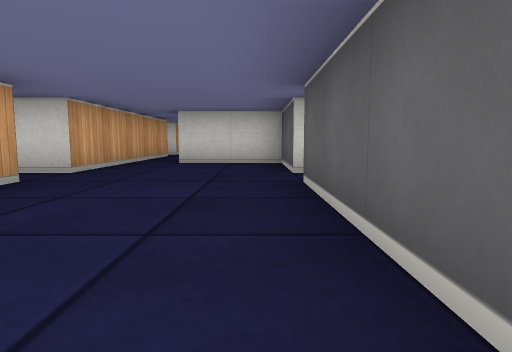
[1] (above)

24 first-person views from a walk through a cub3D level. The camera is about half as high as the walls, tilts 6° down and sees 75° across. The floor is counted in squares. Each view is taken from the middle of a square. On the plan, view 1 faces up. The plan holds only what a view shows up to about 9 squares ahead; the rest is blank.

[2]
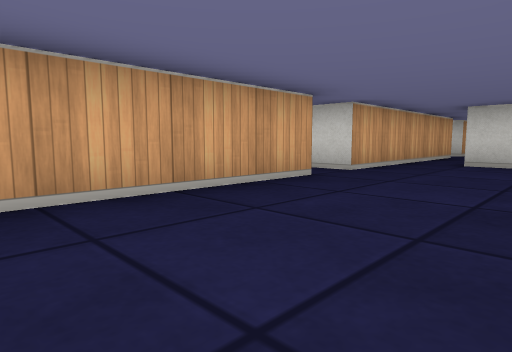

[3]
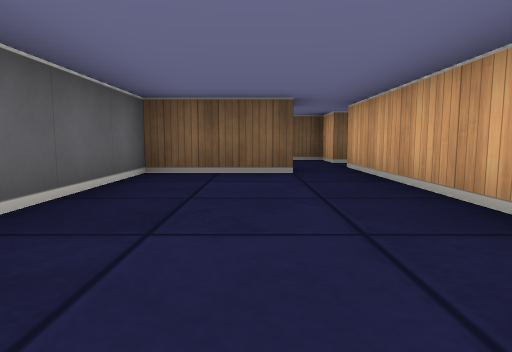

[4]
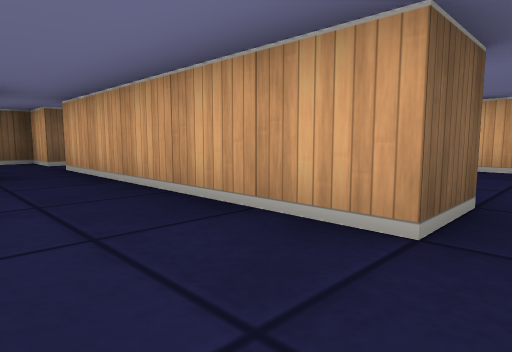

[5]
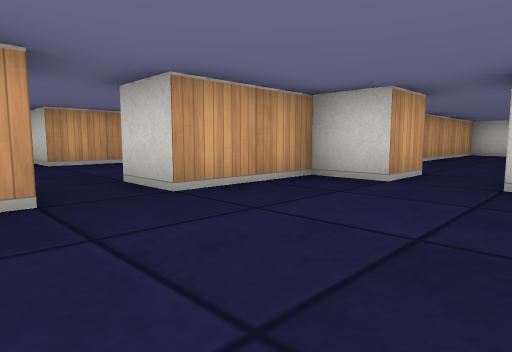

[6]
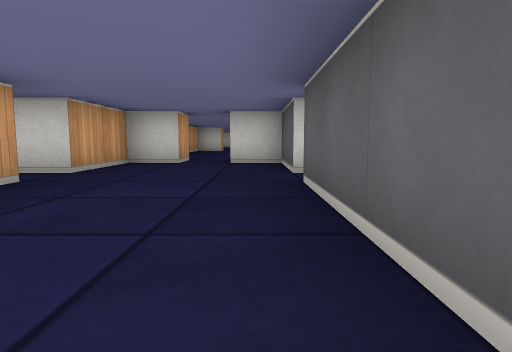

[7]
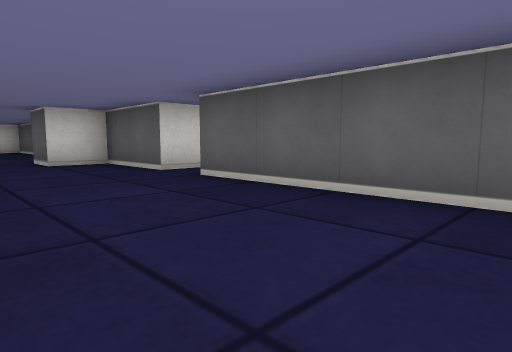

[8]
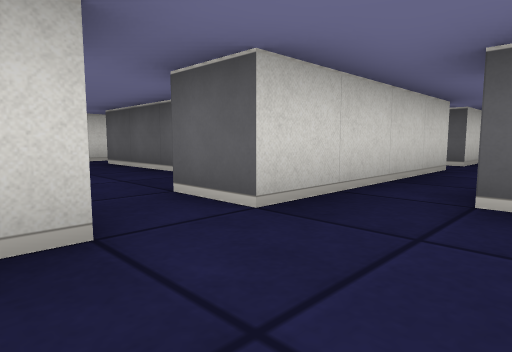

[9]
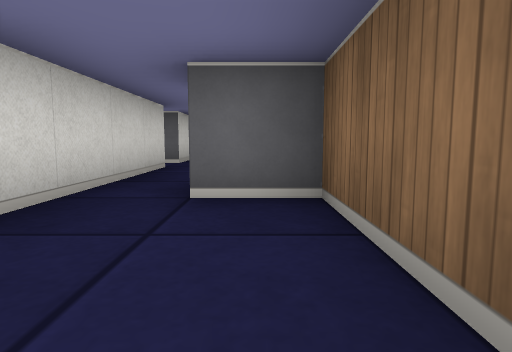

[10]
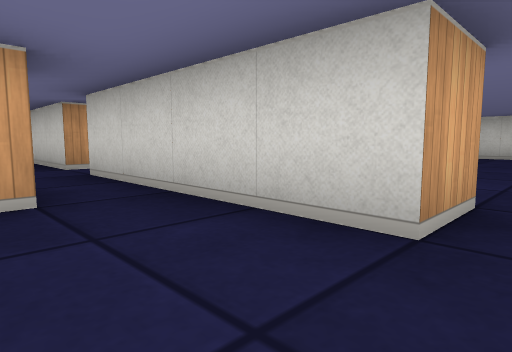

[11]
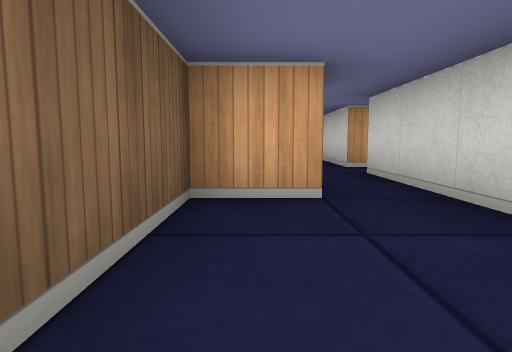

[12]
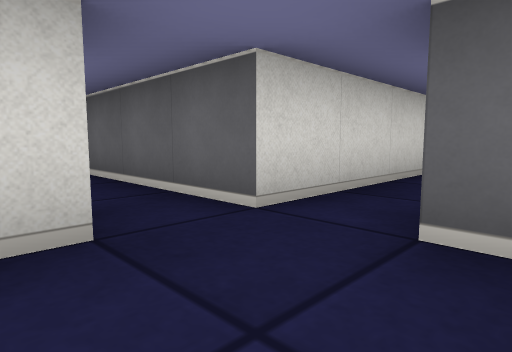

[13]
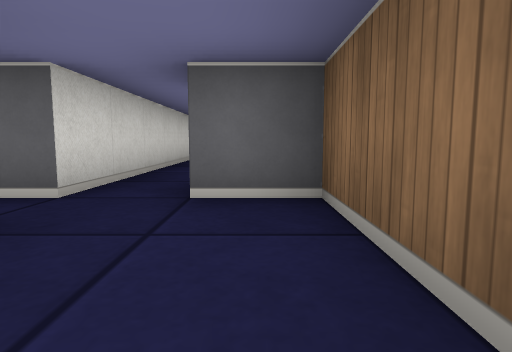

[14]
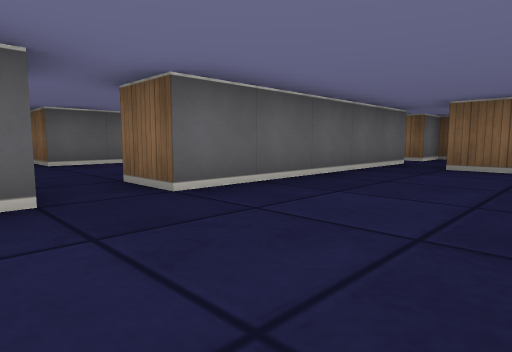

[15]
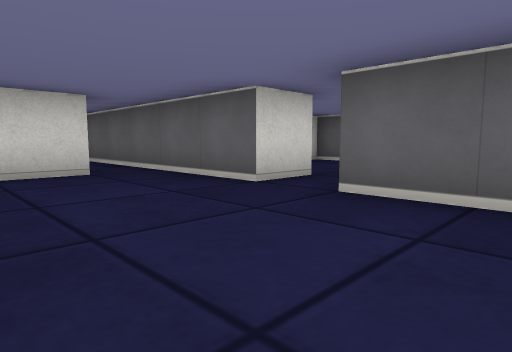

[16]
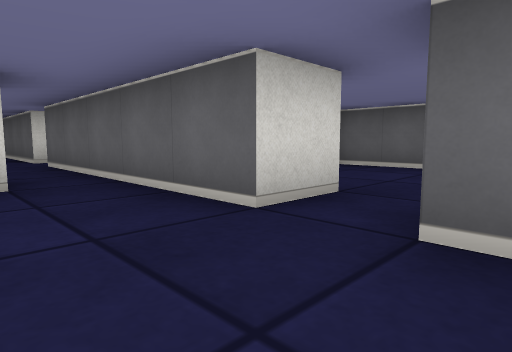

[17]
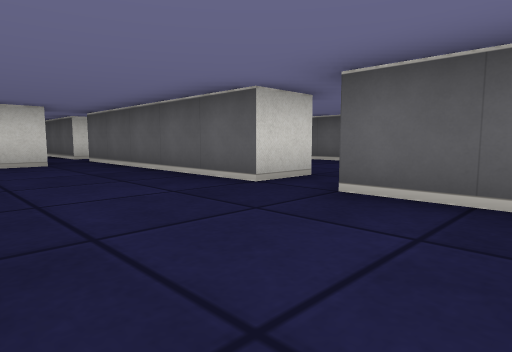

[18]
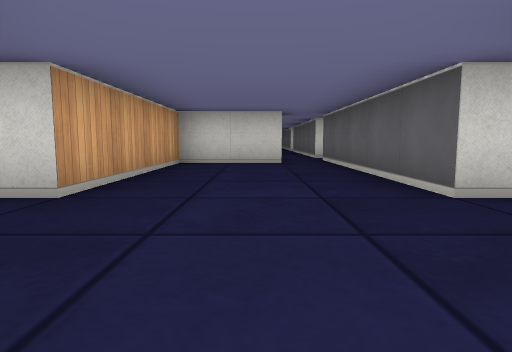

[19]
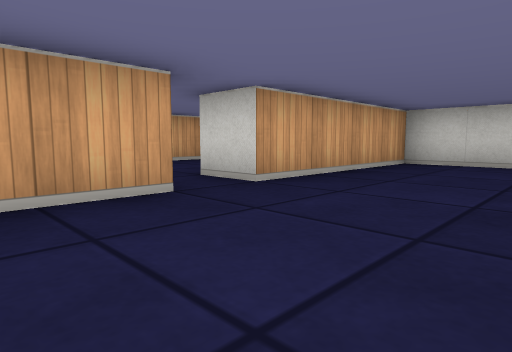

[20]
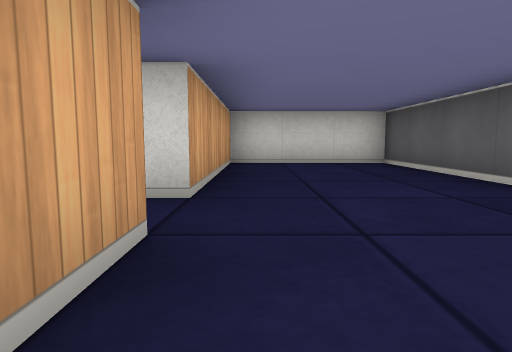

[21]
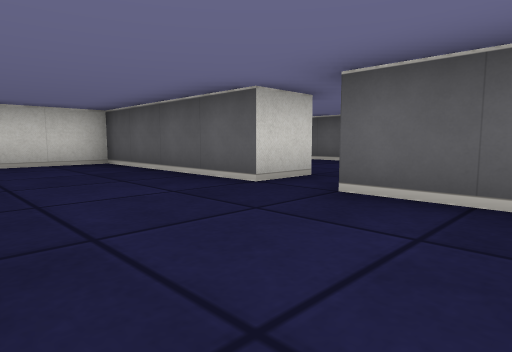

[22]
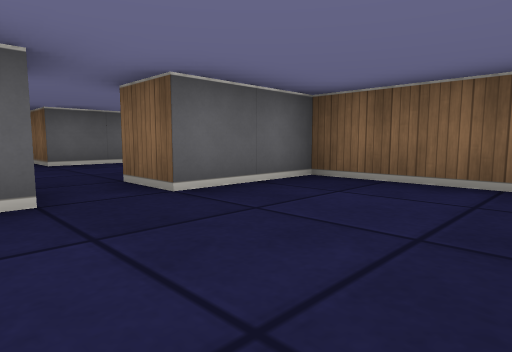

[23]
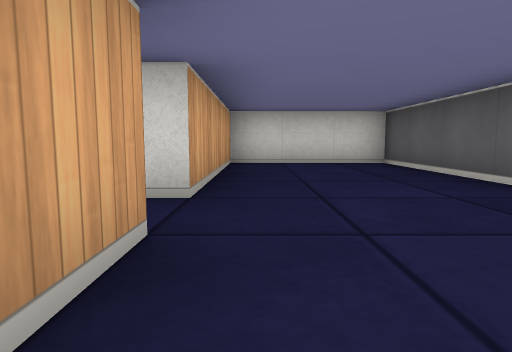

[24]
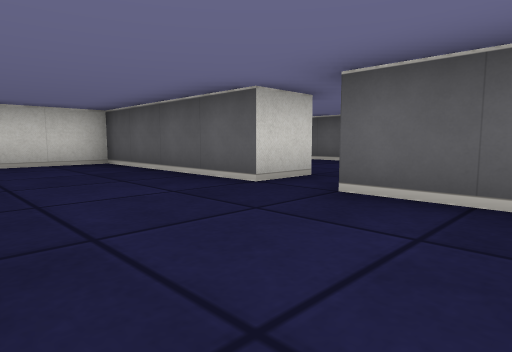

### Floor plan
Ten units are one square. View 1 is at (0, 0); x grows to the right and y downward. Boxes are objects, and circles mark ways between rooms. Rooms are numbered by the first view taken in them; rooms with no view inside come last. Other rooms are left out.
<svg viewBox="-41 -155 216 195">
<path fill="none" stroke="#000" d="M5 -45 5 -65 -15 -65M-36 -35 -25 -35 -25 5M-16 5 5 5 5 -35M-25 -64 -25 -45 -35 -45M15 -36 15 -31M45 -45 45 -65 35 -65M45 -2 45 -35M25 -65 15 -65 15 -45 5 -45M26 15 5 15M25 35 45 35 45 25M45 15 35 15 35 5M55 24 55 35 85 35 85 25M75 5 75 15 45 15M85 15 85 5M85 -45 85 -65M52 -45 45 -45M66 5 75 5M76 -65 60 -65M85 5 85 -35M85 -105 85 -145M55 -96 55 -82M76 -145 55 -145 55 -105 45 -105M85 -65 85 -95M125 -105 125 -145 95 -145 95 -105 85 -105M95 -95 95 -85M104 -75 125 -75 125 -95M165 -105 165 -145 135 -145 135 -105 125 -105M125 -95 135 -95 135 -85M165 -81 165 -95"/>
<circle cx="10" cy="-40" r="3" fill="#2a7"/>
<circle cx="30" cy="10" r="3" fill="#2a7"/>
<circle cx="50" cy="-40" r="3" fill="#2a7"/>
<circle cx="50" cy="20" r="3" fill="#2a7"/>
<circle cx="80" cy="10" r="3" fill="#2a7"/>
<circle cx="80" cy="-70" r="3" fill="#2a7"/>
<circle cx="90" cy="-100" r="3" fill="#2a7"/>
<circle cx="130" cy="-100" r="3" fill="#2a7"/>
<text x="-10" y="-30">1</text>
<text x="30" y="-30">2</text>
<text x="30" y="20">3</text>
<text x="70" y="20">4</text>
<text x="70" y="-30">5</text>
<text x="70" y="-110">6</text>
<text x="110" y="-110">7</text>
<text x="150" y="-110">8</text>
</svg>
Room 1 opens to room 2. Room 2 opens to room 3. Room 2 opens to room 5. Room 3 opens to room 4. Room 4 opens to room 5. Room 5 opens to room 6. Room 6 opens to room 7. Room 7 opens to room 8.

Where each view was taken, in squares from view 1:
view 1: 0 up, 0 right, facing up
view 2: 0 up, 0 right, facing up-left
view 3: 4 up, 1 left, facing down
view 4: 4 up, 1 left, facing down-left
view 5: 3 up, 4 right, facing up-left
view 6: 0 up, 4 right, facing up
view 7: 0 up, 2 right, facing up-right
view 8: 3 down, 2 right, facing up-right
view 9: 3 down, 2 right, facing right
view 10: 3 down, 8 right, facing up-left
view 11: 3 down, 8 right, facing left
view 12: 3 down, 7 right, facing up-right
view 13: 3 down, 6 right, facing right
view 14: 5 up, 6 right, facing down-right
view 15: 2 up, 6 right, facing up-right
view 16: 3 up, 7 right, facing up-right
view 17: 8 up, 6 right, facing up-right
view 18: 8 up, 7 right, facing up
view 19: 8 up, 8 right, facing up-left
view 20: 8 up, 10 right, facing up
view 21: 8 up, 10 right, facing up-right
view 22: 11 up, 10 right, facing down-right
view 23: 8 up, 14 right, facing up
view 24: 8 up, 14 right, facing up-right
